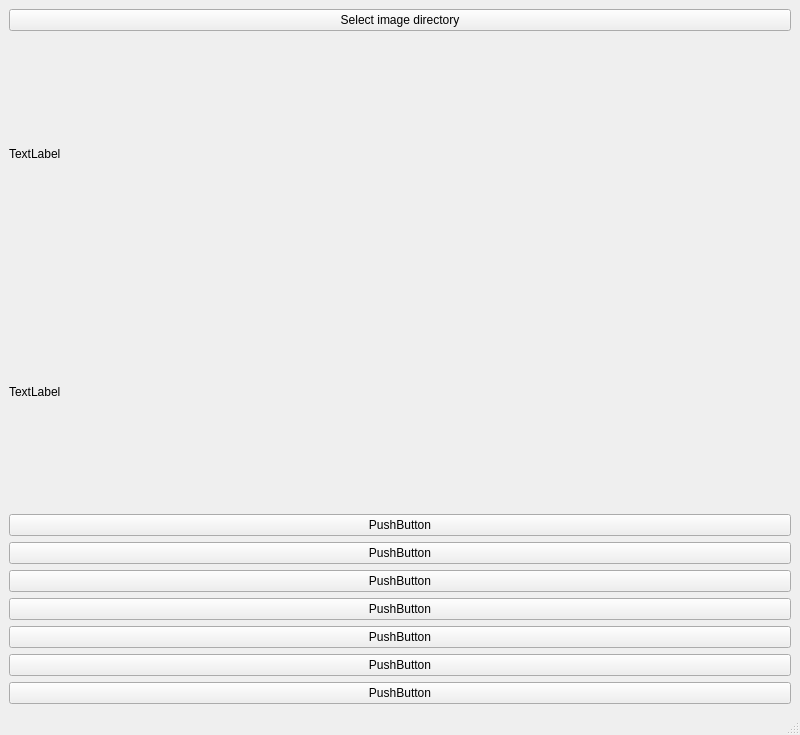
<?xml version="1.0" encoding="UTF-8"?>
<ui version="4.0">
 <class>MainWindow</class>
 <widget class="QMainWindow" name="MainWindow">
  <property name="geometry">
   <rect>
    <x>0</x>
    <y>0</y>
    <width>800</width>
    <height>735</height>
   </rect>
  </property>
  <property name="windowTitle">
   <string>MainWindow</string>
  </property>
  <widget class="QWidget" name="centralwidget">
   <layout class="QVBoxLayout" name="verticalLayout_2">
    <item>
     <widget class="QPushButton" name="btnBrowse">
      <property name="text">
       <string>Select image directory</string>
      </property>
     </widget>
    </item>
    <item>
     <widget class="QLabel" name="label">
      <property name="text">
       <string>TextLabel</string>
      </property>
     </widget>
    </item>
    <item>
     <widget class="QLabel" name="label_imageview">
      <property name="text">
       <string>TextLabel</string>
      </property>
      <property name="scaledContents">
       <bool>true</bool>
      </property>
     </widget>
    </item>
    <item>
     <widget class="QPushButton" name="pushButton_1">
      <property name="text">
       <string>PushButton</string>
      </property>
     </widget>
    </item>
    <item>
     <widget class="QPushButton" name="pushButton_2">
      <property name="text">
       <string>PushButton</string>
      </property>
     </widget>
    </item>
    <item>
     <widget class="QPushButton" name="pushButton_3">
      <property name="text">
       <string>PushButton</string>
      </property>
     </widget>
    </item>
    <item>
     <widget class="QPushButton" name="pushButton_4">
      <property name="text">
       <string>PushButton</string>
      </property>
     </widget>
    </item>
    <item>
     <widget class="QPushButton" name="pushButton_5">
      <property name="text">
       <string>PushButton</string>
      </property>
     </widget>
    </item>
    <item>
     <widget class="QPushButton" name="pushButton_6">
      <property name="text">
       <string>PushButton</string>
      </property>
     </widget>
    </item>
    <item>
     <widget class="QPushButton" name="pushButton_7">
      <property name="text">
       <string>PushButton</string>
      </property>
     </widget>
    </item>
   </layout>
  </widget>
  <widget class="QMenuBar" name="menubar">
   <property name="geometry">
    <rect>
     <x>0</x>
     <y>0</y>
     <width>800</width>
     <height>36</height>
    </rect>
   </property>
  </widget>
  <widget class="QStatusBar" name="statusbar"/>
 </widget>
 <resources/>
 <connections/>
</ui>
